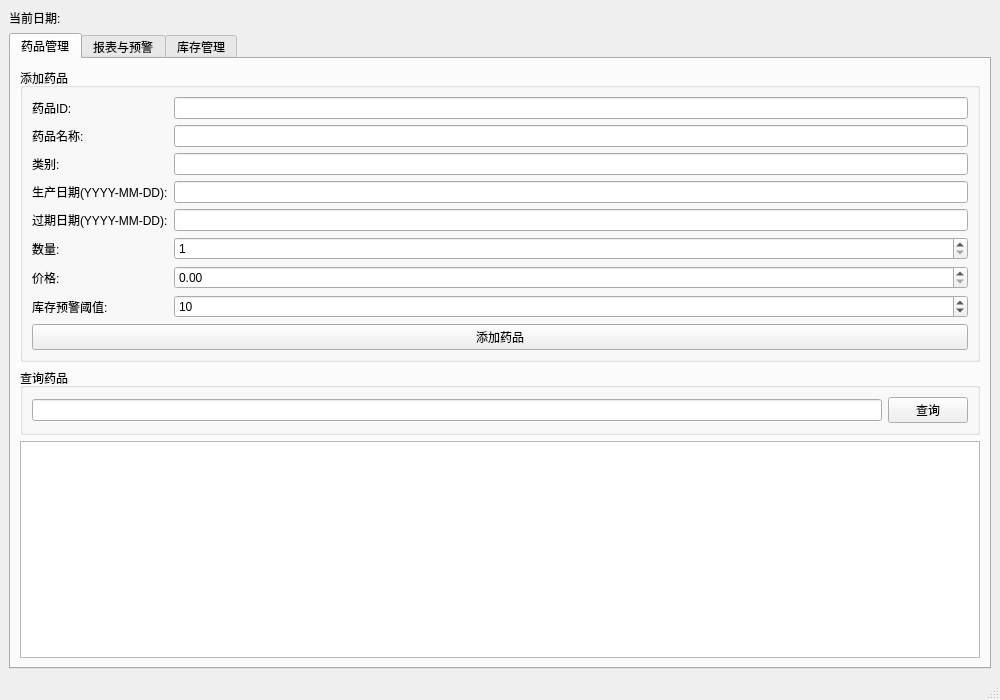
<?xml version="1.0" encoding="UTF-8"?>
<ui version="4.0">
 <class>MainWindow</class>
 <widget class="QMainWindow" name="MainWindow">
  <property name="geometry">
   <rect>
    <x>0</x>
    <y>0</y>
    <width>1000</width>
    <height>700</height>
   </rect>
  </property>
  <property name="windowTitle">
   <string>药店药品管理系统</string>
  </property>
  <widget class="QWidget" name="centralwidget">
   <layout class="QVBoxLayout" name="verticalLayout">
    <item>
     <widget class="QLabel" name="currentDateLabel">
      <property name="text">
       <string>当前日期: </string>
      </property>
     </widget>
    </item>
    <item>
     <widget class="QTabWidget" name="tabWidget">
      <property name="currentIndex">
       <number>0</number>
      </property>
      <widget class="QWidget" name="tab">
       <attribute name="title">
        <string>药品管理</string>
       </attribute>
       <layout class="QVBoxLayout" name="verticalLayout_2">
        <item>
         <widget class="QGroupBox" name="groupBox">
          <property name="title">
           <string>添加药品</string>
          </property>
          <layout class="QFormLayout" name="formLayout">
           <item row="0" column="0">
            <widget class="QLabel" name="label">
             <property name="text">
              <string>药品ID:</string>
             </property>
            </widget>
           </item>
           <item row="0" column="1">
            <widget class="QLineEdit" name="idEdit"/>
           </item>
           <item row="1" column="0">
            <widget class="QLabel" name="label_2">
             <property name="text">
              <string>药品名称:</string>
             </property>
            </widget>
           </item>
           <item row="1" column="1">
            <widget class="QLineEdit" name="nameEdit"/>
           </item>
           <item row="2" column="0">
            <widget class="QLabel" name="label_3">
             <property name="text">
              <string>类别:</string>
             </property>
            </widget>
           </item>
           <item row="2" column="1">
            <widget class="QLineEdit" name="categoryEdit"/>
           </item>
           <item row="3" column="0">
            <widget class="QLabel" name="label_4">
             <property name="text">
              <string>生产日期(YYYY-MM-DD):</string>
             </property>
            </widget>
           </item>
           <item row="3" column="1">
            <widget class="QLineEdit" name="prodDateEdit"/>
           </item>
           <item row="4" column="0">
            <widget class="QLabel" name="label_5">
             <property name="text">
              <string>过期日期(YYYY-MM-DD):</string>
             </property>
            </widget>
           </item>
           <item row="4" column="1">
            <widget class="QLineEdit" name="expiryDateEdit"/>
           </item>
           <item row="5" column="0">
            <widget class="QLabel" name="label_6">
             <property name="text">
              <string>数量:</string>
             </property>
            </widget>
           </item>
           <item row="5" column="1">
            <widget class="QSpinBox" name="quantitySpin">
             <property name="minimum">
              <number>1</number>
             </property>
             <property name="maximum">
              <number>9999</number>
             </property>
            </widget>
           </item>
           <item row="6" column="0">
            <widget class="QLabel" name="label_7">
             <property name="text">
              <string>价格:</string>
             </property>
            </widget>
           </item>
           <item row="6" column="1">
            <widget class="QDoubleSpinBox" name="priceSpin">
             <property name="decimals">
              <number>2</number>
             </property>
             <property name="minimum">
              <double>0.000000000000000</double>
             </property>
             <property name="maximum">
              <double>99999.000000000000000</double>
             </property>
            </widget>
           </item>
           <item row="7" column="0">
            <widget class="QLabel" name="label_8">
             <property name="text">
              <string>库存预警阈值:</string>
             </property>
            </widget>
           </item>
           <item row="7" column="1">
            <widget class="QSpinBox" name="thresholdSpin">
             <property name="minimum">
              <number>1</number>
             </property>
             <property name="maximum">
              <number>999</number>
             </property>
             <property name="value">
              <number>10</number>
             </property>
            </widget>
           </item>
           <item row="8" column="0" colspan="2">
            <widget class="QPushButton" name="addMedicineBtn">
             <property name="text">
              <string>添加药品</string>
             </property>
            </widget>
           </item>
          </layout>
         </widget>
        </item>
        <item>
         <widget class="QGroupBox" name="groupBox_2">
          <property name="title">
           <string>查询药品</string>
          </property>
          <layout class="QHBoxLayout" name="horizontalLayout">
           <item>
            <widget class="QLineEdit" name="searchEdit"/>
           </item>
           <item>
            <widget class="QPushButton" name="searchBtn">
             <property name="text">
              <string>查询</string>
             </property>
            </widget>
           </item>
          </layout>
         </widget>
        </item>
        <item>
         <widget class="QTableWidget" name="medicineTable"/>
        </item>
       </layout>
      </widget>
      <widget class="QWidget" name="tab_3">
       <attribute name="title">
        <string>报表与预警</string>
       </attribute>
       <layout class="QVBoxLayout" name="verticalLayout_4">
        <item>
         <widget class="QGroupBox" name="groupBox_5">
          <property name="title">
           <string>预警</string>
          </property>
          <layout class="QHBoxLayout" name="horizontalLayout_2">
           <item>
            <widget class="QPushButton" name="lowStockBtn">
             <property name="text">
              <string>库存不足药品</string>
             </property>
            </widget>
           </item>
           <item>
            <widget class="QPushButton" name="nearExpiryBtn">
             <property name="text">
              <string>临期药品</string>
             </property>
            </widget>
           </item>
          </layout>
         </widget>
        </item>
        <item>
         <widget class="QGroupBox" name="groupBox_6">
          <property name="title">
           <string>报表</string>
          </property>
          <layout class="QHBoxLayout" name="horizontalLayout_3">
           <item>
            <widget class="QPushButton" name="salesReportBtn">
             <property name="text">
              <string>销售报表</string>
             </property>
            </widget>
           </item>
           <item>
            <widget class="QPushButton" name="categoryReportBtn">
             <property name="text">
              <string>类别销售统计</string>
             </property>
            </widget>
           </item>
          </layout>
         </widget>
        </item>
       </layout>
      </widget>
      <widget class="QWidget" name="tab_2">
       <attribute name="title">
        <string>库存管理</string>
       </attribute>
       <layout class="QVBoxLayout" name="verticalLayout_3">
        <item>
         <widget class="QGroupBox" name="groupBox_3">
          <property name="title">
           <string>入库/出库</string>
          </property>
          <layout class="QFormLayout" name="formLayout_2">
           <item row="0" column="0">
            <widget class="QLabel" name="label_9">
             <property name="text">
              <string>药品ID:</string>
             </property>
            </widget>
           </item>
           <item row="0" column="1">
            <widget class="QLineEdit" name="stockIdEdit"/>
           </item>
           <item row="1" column="0">
            <widget class="QLabel" name="label_10">
             <property name="text">
              <string>数量:</string>
             </property>
            </widget>
           </item>
           <item row="1" column="1">
            <widget class="QSpinBox" name="stockQuantitySpin">
             <property name="minimum">
              <number>1</number>
             </property>
             <property name="maximum">
              <number>9999</number>
             </property>
            </widget>
           </item>
           <item row="2" column="0">
            <widget class="QPushButton" name="stockInBtn">
             <property name="text">
              <string>入库</string>
             </property>
            </widget>
           </item>
           <item row="2" column="1">
            <widget class="QPushButton" name="stockOutBtn">
             <property name="text">
              <string>出库</string>
             </property>
            </widget>
           </item>
          </layout>
         </widget>
        </item>
        <item>
         <widget class="QGroupBox" name="groupBox_4">
          <property name="title">
           <string>销售</string>
          </property>
          <layout class="QFormLayout" name="formLayout_3">
           <item row="0" column="0">
            <widget class="QLabel" name="label_11">
             <property name="text">
              <string>药品ID:</string>
             </property>
            </widget>
           </item>
           <item row="0" column="1">
            <widget class="QLineEdit" name="sellIdEdit"/>
           </item>
           <item row="1" column="0">
            <widget class="QLabel" name="label_12">
             <property name="text">
              <string>数量:</string>
             </property>
            </widget>
           </item>
           <item row="1" column="1">
            <widget class="QSpinBox" name="sellQuantitySpin">
             <property name="minimum">
              <number>1</number>
             </property>
             <property name="maximum">
              <number>9999</number>
             </property>
            </widget>
           </item>
           <item row="2" column="0" colspan="2">
            <widget class="QPushButton" name="sellBtn">
             <property name="text">
              <string>销售</string>
             </property>
            </widget>
           </item>
          </layout>
         </widget>
        </item>
       </layout>
      </widget>
     </widget>
    </item>
   </layout>
  </widget>
  <widget class="QMenuBar" name="menubar">
   <property name="geometry">
    <rect>
     <x>0</x>
     <y>0</y>
     <width>1000</width>
     <height>26</height>
    </rect>
   </property>
  </widget>
  <widget class="QStatusBar" name="statusbar"/>
 </widget>
 <resources/>
 <connections/>
</ui>
